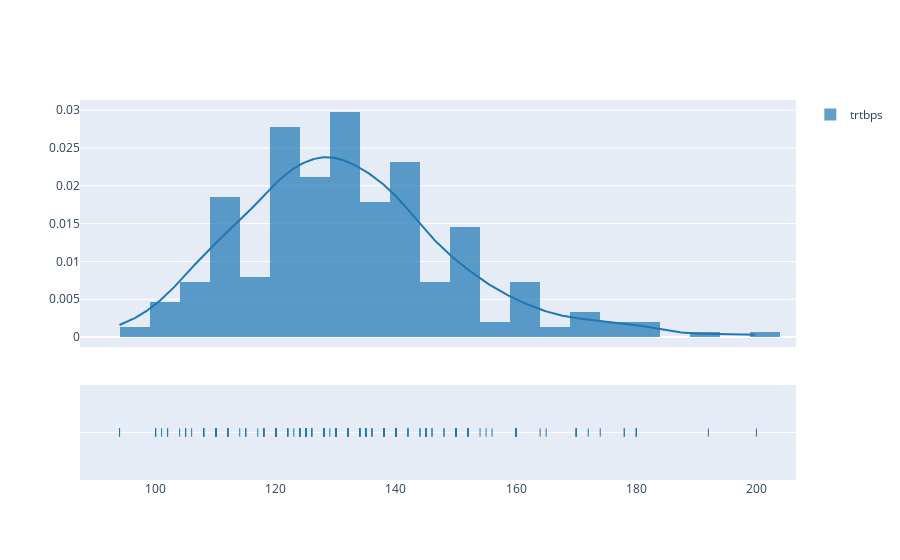

Notebook cell for this chart:
### Markdown cell above
Distplot and Q-Q plot

### Code cell
fig = ff.create_distplot([df.trtbps],['trtbps'],bin_size=5)
iplot(fig, filename='Basic Distplot')

#Get also the QQ-plot
fig = plt.figure()
res = stats.probplot(df1['trtbps'], plot=plt)
plt.show()

### Figure 1 — Plotly figure (JSON) as saved in the notebook; plotly's stock layout.template omitted (floating-point values rounded to 4 significant figures; data arrays with more than 128 entries replaced by an {"elided": "..."} marker saying what was removed)
{"data": [{"autobinx": false, "histnorm": "probability density", "legendgroup": "trtbps", "marker": {"color": "rgb(31, 119, 180)"}, "name": "trtbps", "opacity": 0.7, "type": "histogram", "x": {"elided": "303 int values"}, "xaxis": "x", "xbins": {"end": 200, "size": 5, "start": 94}, "yaxis": "y"}, {"legendgroup": "trtbps", "marker": {"color": "rgb(31, 119, 180)"}, "mode": "lines", "name": "trtbps", "showlegend": false, "type": "scatter", "x": {"elided": "500 float values"}, "xaxis": "x", "y": {"elided": "500 float values"}, "yaxis": "y"}, {"legendgroup": "trtbps", "marker": {"color": "rgb(31, 119, 180)", "symbol": "line-ns-open"}, "mode": "markers", "name": "trtbps", "showlegend": false, "type": "scatter", "x": {"elided": "303 int values"}, "xaxis": "x", "y": {"elided": "303 str values"}, "yaxis": "y2"}], "layout": {"barmode": "overlay", "hovermode": "closest", "legend": {"traceorder": "reversed"}, "xaxis": {"anchor": "y2", "domain": [0, 1], "zeroline": false}, "yaxis": {"anchor": "free", "domain": [0.35, 1], "position": 0}, "yaxis2": {"anchor": "x", "domain": [0, 0.25], "dtick": 1, "showticklabels": false}}}
